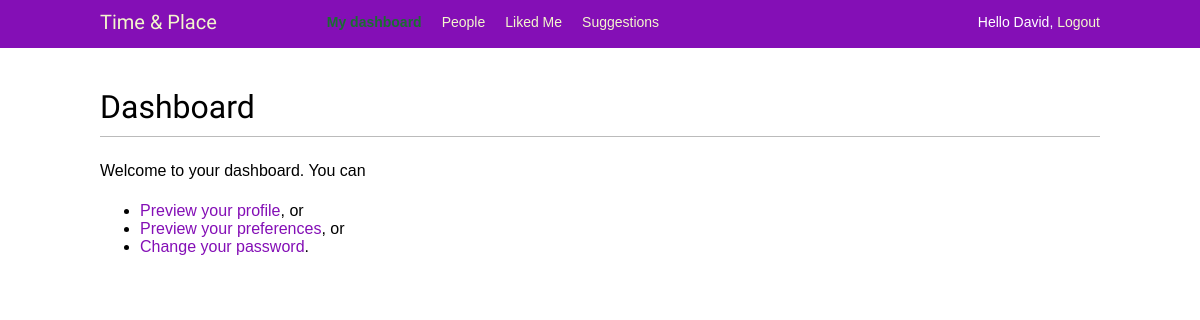
Before: /account/ (signed in) with the older database file.
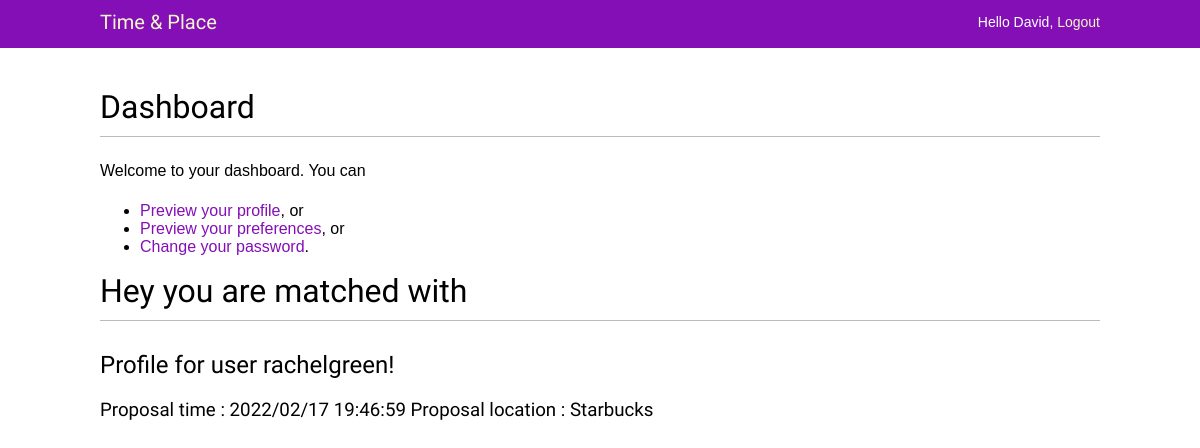
After: the same page with the newer database file.
### account/models.py (models this page shows, shortened)
class Profile(models.Model):
    user = models.OneToOneField(settings.AUTH_USER_MODEL,
                                on_delete=models.CASCADE)
    date_of_birth = models.DateField(blank=True, null=True, default=date.today())
    photo = models.ImageField(upload_to='users/%Y/%m/%d/',
                        blank=True,
                        default='users/default/user-default.png')
    occupation = models.CharField(max_length = 50,blank=True, null=True)
    proposal_time = models.CharField(max_length = 50,blank=True, null=True)
    proposal_location = models.CharField(max_length = 50,blank=True, null=True)
    about_me = models.CharField(max_length = 100,blank=True, null=True)
    gender_choices = (('Woman', 'Woman'), ('Man', 'Man'), ('Transgender', 'Transgender'), ('Non-binary', 'Non-binary'))
    gender_identity = models.CharField(max_length = 15, choices = gender_choices, blank = True, default="N/A")
    orientation_choices = (('Lesbian', 'Lesbian'), ('Gay', 'Gay'), ('Bisexual', 'Bisexual'), ('Queer', 'Queer'), ('Asexual', 'Asexual'), ('Straight', 'Straight'),('Other', 'Other'))
    sexual_orientation = models.CharField(max_length = 15, choices = orientation_choices, blank = True, default="N/A")
    age_preference_min = models.IntegerField(blank=True, null=True)
    age_preference_max = models.IntegerField(blank=True, null=True)
    gender_preference = models.CharField(max_length = 15, choices = gender_choices, blank = True)
    orientation_preference = models.CharField(max_length = 15, choices = orientation_choices, blank = True)
    location_drawdown = models.ForeignKey(Location,on_delete=models.SET_NULL, blank=True, null=True)
    likes = models.ManyToManyField(
        "self",
        related_name="liked_by",
        symmetrical=False,
        blank=True
    )
    hides = models.ManyToManyField(
        "self",
        related_name="hidden_by",
        symmetrical=False,
        blank=True
    )
    matches = models.ManyToManyField(
        "self",
        related_name="matched_with",
        symmetrical=False,
        blank=True
    )
    def __str__(self):
        return f'Profile for user {self.user.username}'

### account/views.py (the view)
# urls.py: path('', views.dashboard, name='dashboard'),
@login_required
def dashboard(request):
    user_profile = Profile.objects.get(user_id = request.user.id)
    return render(request,
                     'account/dashboard.html',
                     {'section': 'dashboard', "user_profile": user_profile})

### account/templates/account/dashboard.html (shortened to what this page needs)
{% extends "base.html" %}
   {% block content %}
     <h1>Dashboard</h1>
     <p>Welcome to your dashboard.
      You can
      <ul>
        <li>
          <a href="{% url 'profile' pk=user.id %}">Preview your profile</a>, or
        </li>
        <li>
          <a href="{% url 'preferences' pk=user.id %}">Preview your preferences</a>,  or
        </li>
        <li>
          <a href="{% url "password_change" %}">Change your password</a>.</p>
     {%if user_profile.matches.all.exists %}
     {%for user in user_profile.matches.all %}
     <h1> Hey you are matched with  </h1>
     <h2>{{user}}!</h2>
     <div class="block">
      <h3 class="title is-4">
          Proposal time : {{user_profile.proposal_time}}
          Proposal location : {{user_profile.proposal_location}}
      </h3>
      {% endfor %}
      {% endif %}
{% endblock %}

### account/templates/base.html (shortened to what this page needs)
{% load static %}
<!DOCTYPE html>
<html>
<head>
    <link href="{% static "account/base.css" %}" rel="stylesheet">
</head>
<body>
    <div id="header">
        <span class="logo">Time & Place</span>
        {% if request.user.is_authenticated %}
        {% if not request.user.profile.matches.exists %}
                <ul class="menu">
                    <li {% if section == "dashboard" %}class="selected"{% endif %}>
                    <a href="{% url "dashboard" %}">My dashboard</a>
                    </li>
                    <li {% if section == "people" %}class="selected"{% endif %}>
                    <a href="{% url "profile_list" %}">People</a>
                    </li>
                    <li {% if section == "like_me" %}class="selected"{% endif %}>
                    <a href=" {% url 'profile_liked_me' pk=request.user.id %}">Liked Me</a>
                    </li>
                    <li {% if section == "suggestions" %}class="selected"{% endif %}>
                        <a href="{% url "filter_profile_list" %}">Suggestions</a>
                    </li>
                </ul>
                {% endif %}
            {% endif %}
                <span class="user">
                {% if request.user.is_authenticated %}
                    Hello {{ request.user.first_name }},
                    <a href="{% url "logout" %}">Logout</a>
                {% else %}
                    <a href="{% url "login" %}">Log-in</a>
                {% endif %}
        </span>
    </div>
    <div id="content">
    {% block content %}
    {% endblock %}
    </div>
</body>
</html>

Changed rows visible on the page:
now on this page (row unchanged): Profile: user.username "Profile for user rachelgreen"
now on this page (row edited): Profile: proposal_time "2022/02/17 19:46:59", proposal_location "Starbucks"
Other visible differences:
text no longer shown: "People Liked Me Suggestions"
